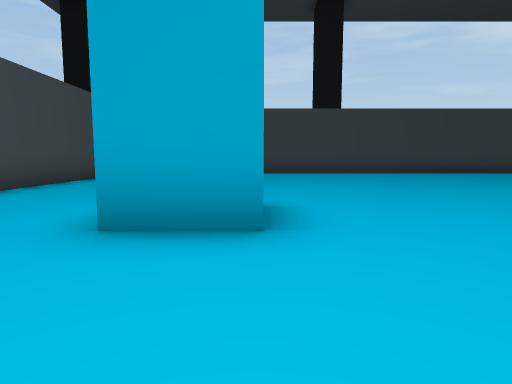
View 1 (above)

13 first-person views from a walk through a scene from a Unity 3-D project. The camera is 1.2 m above the floor, tilts 6° down and sees 75° across. The floor is counted in squares, 2 m on a side. Each view is taken from the middle of a square. On the plan, view 1 faces up. The plan holds only what a view shows up to about 10 squares ahead; the rest is blank. The place goes on beyond the plan. The player character is not drawn. Some animated figures are not drawn.

View 2
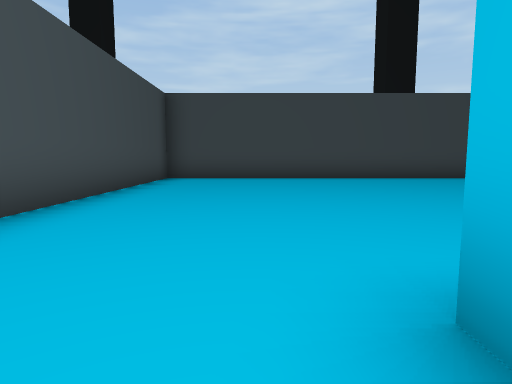

View 3
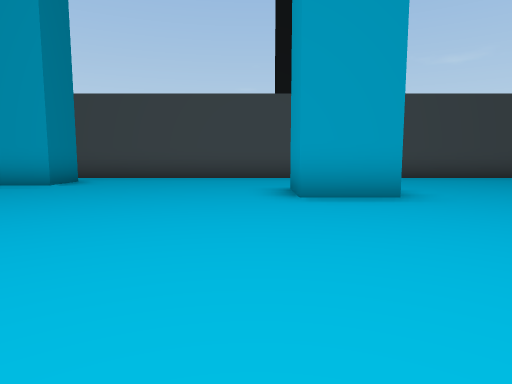

View 4
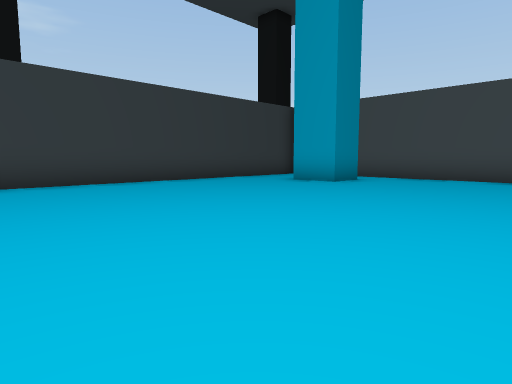

View 5
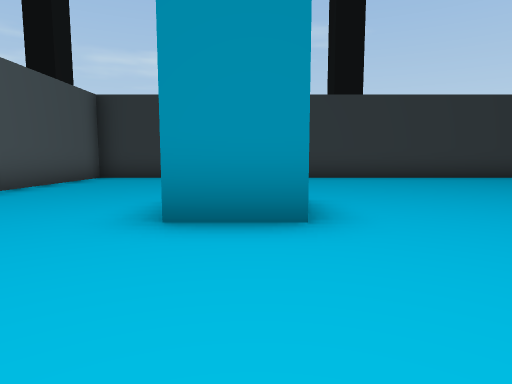

View 6
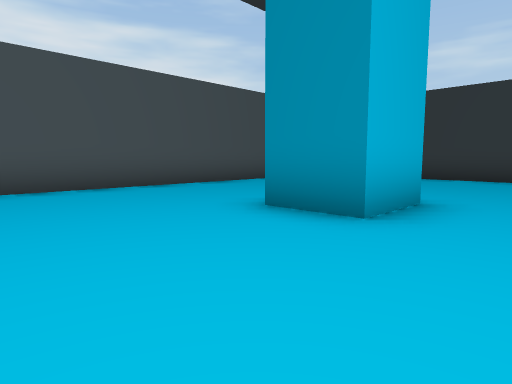

View 7
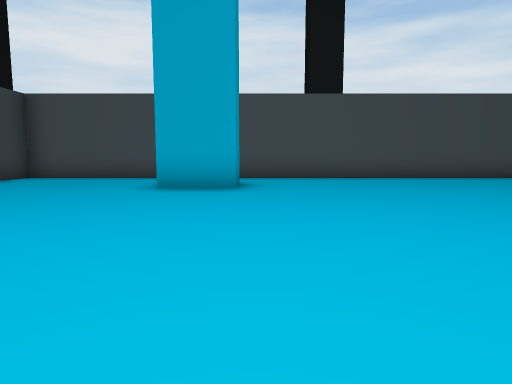

View 8
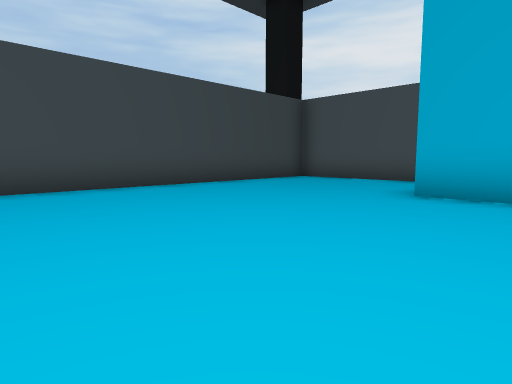

View 9
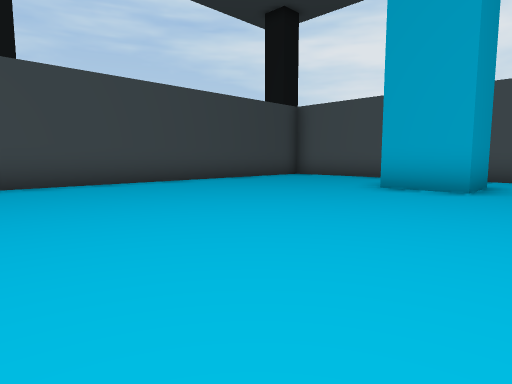

View 10
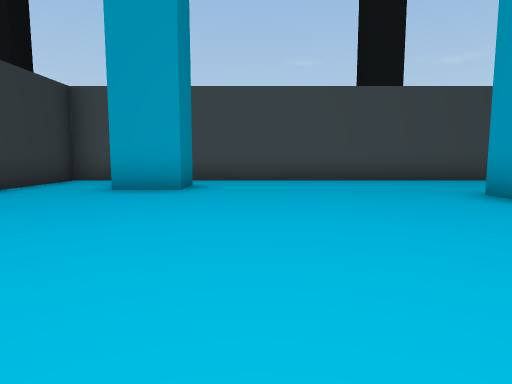

View 11
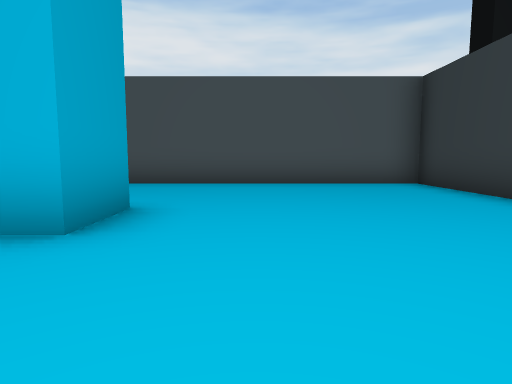

View 12
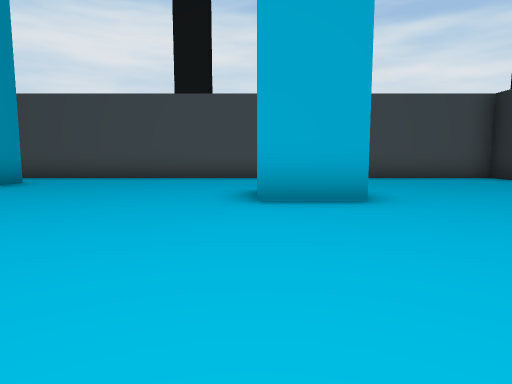

View 13
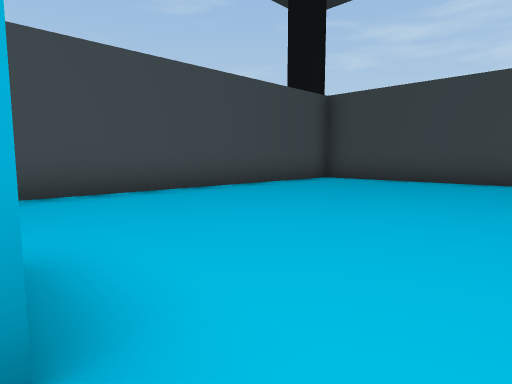

### Floor plan
Points are (right, up) in squares from view 1. A wall is a line through its corners. A room is listed if a view was taken in it or the views show most of it. See-through windows are left out.
Room 1 (views 1, 2, 3, 4, 5, 6, 7, 8, 9, 10, 11, 12, 13)
walls: (0.1, 4.2) (0.1, 2.6) (-1.4, 2.6); (7.9, -0.5) (6.5, -0.5) (6.5, 1) (7.9, 1); (9.8, 6.4) (8.3, 6.4) (8.3, 8); (-3.2, -2.4) (-2.1, -2.4) (-2.1, -3.6); (-4.5, -4.6) (-4.5, -5.7) (11.5, -5.7) (11.5, 12.5) (-4.5, 12.5) (-4.5, -3.1)

Positions as (right, up) in squares from view 1, and headings:
1: (0, 0), facing up
2: (-2, 3), facing up
3: (5, 2), facing left
4: (5, 2), facing down-left
5: (7, 4), facing down
6: (5, 4), facing down-right
7: (2, 6), facing right
8: (3, 6), facing up-right
9: (2, 5), facing up-right
10: (4, -1), facing left
11: (4, -2), facing right
12: (2, 1), facing right
13: (1, 4), facing up-left
